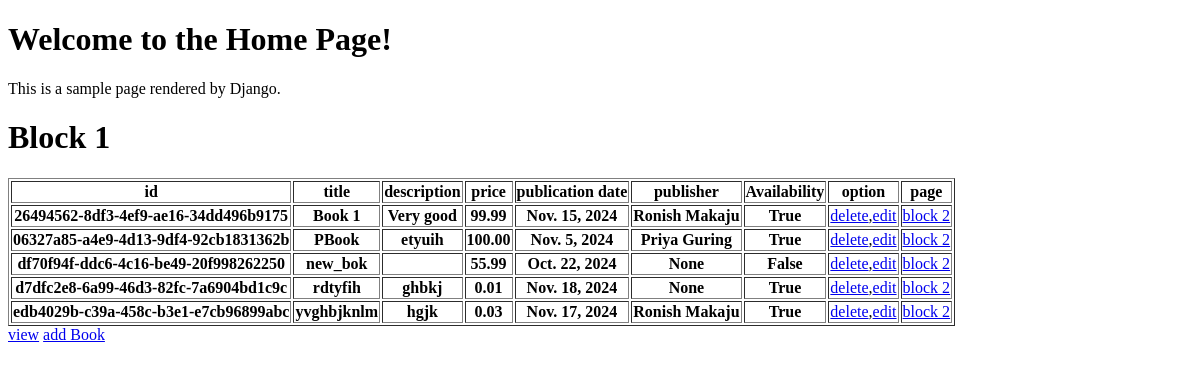
The app's page /, older data.
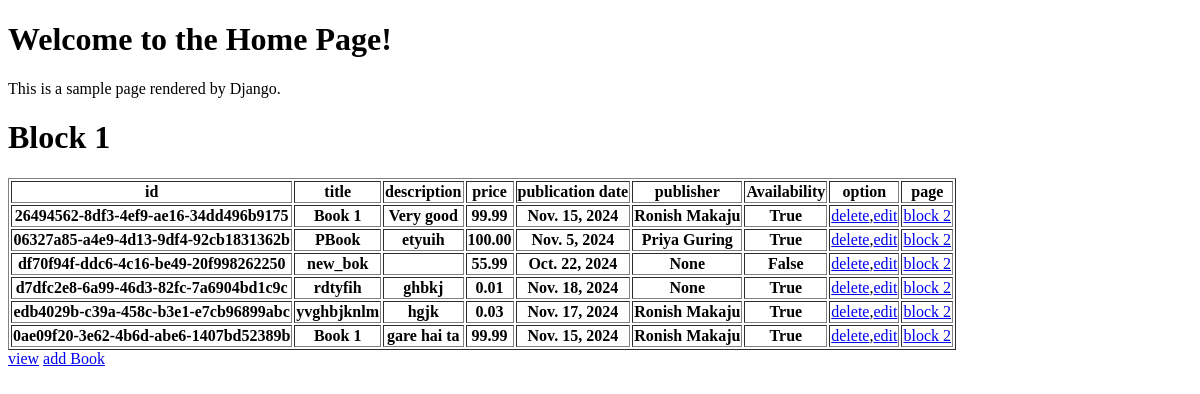
The same page, newer data.
### main/models.py (models this page shows, shortened)
class Books_table(models.Model):
    id = models.UUIDField(primary_key=True, default=uuid.uuid4, editable=False)
    title = models.CharField(max_length=200)
    description = models.TextField(max_length=2000, blank=True, null=True)
    price = models.DecimalField(max_digits=5, decimal_places=2)
    publication_date = models.DateField(default=datetime.date.today)
    is_available = models.BooleanField(default=True)
    publisher = models.ForeignKey(
        "Publisher", on_delete=models.SET_NULL, null=True, blank=True
    )

class Publisher(models.Model):
    id = models.UUIDField(default=uuid.uuid4, editable=False, primary_key=True)
    name = models.CharField(max_length=50)
    website = models.URLField(blank=True, null=True)
    contact_email = models.EmailField(blank=True, null=True)
    def __str__(self):
        return self.name

### main/views.py (the view)
# urls.py: 2. Add a URL to urlpatterns:  path('', views.home, name='home')
def home(request):
    books = models.Books_table.objects.all()
    context = {"books": books}
    return render(request, "main/block1.html", context)

### main/templates/main/block1.html
{% extends 'main.html'%}
{%block content%}
<h1>Block 1</h1>
<table border="1">
    <tr>
        <th>id</th>
        <th>title</th>
        <th>description</th>
        <th>price</th>
        <th>publication date</th>
        <th>publisher</th>
        <th>Availability</th>
        <th>option</th>
        <th>page</th>
    </tr>
    {%for book in books%}
    <tr>
        <th>{{book.id}}</th>
        <th>{{book.title}}</th>
        <th>{{book.description}}</th>
        <th>{{book.price}}</th>
        <th>{{book.publication_date}}</th>
        <th>{{book.publisher}}</th>
        <th>{{book.is_available}}</th>
        <td><a href="{%url 'delete' book.id%}">delete</a>,<a href="{%url 'edit' book.id%}">edit</a></td>
        <td><a href="{%url 'page2' book.id%}">block 2</a></td>
    </tr>
    {%endfor%}
</table>
<a href="{%url 'view'%}">view</a>
<a href="{%url 'AddBook'%}">add Book</a>
{%endblock%}

### templates/main.html (shortened to what this page needs)
<!DOCTYPE html>
<html lang="en">
<head>
</head>
<body>
    <h1>Welcome to the Home Page!</h1>
    <p>This is a sample page rendered by Django.</p>
    {%block content%}
    {%endblock%}
</body>
</html>

Row changes from the older to the newer data that the page shows:
added Books_table: id "0ae09f20-3e62-4b6d-abe6-1407bd52389b", title "Book 1", description "gare hai ta", price "99.99", publication_date "Nov. 15, 2024", publisher "Ronish Makaju", is_available "True"
